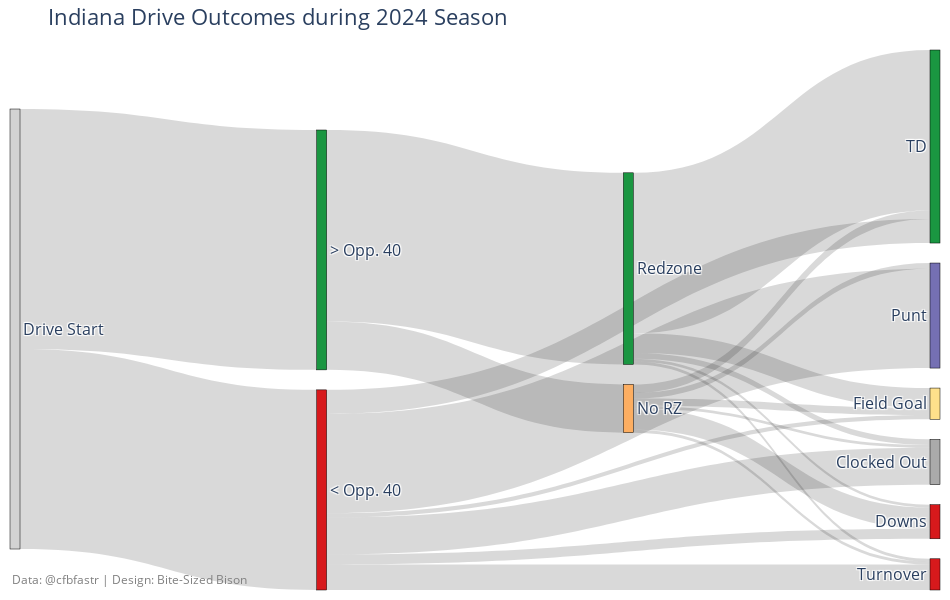

The cell this chart's notebook holds for it:
### Code cell
import plotly.graph_objects as go
from collections import defaultdict

# Stage definitions
stage1 = ['Start']
stage2 = ['Did Not Cross 40', 'Crossed 40']
stage3 = ['Entered Red Zone', 'Did Not Enter Red Zone']
stage4 = sorted(df['drive_result_grouped'].unique())

# Build all nodes and index mapping
nodes = stage1 + stage2 + stage3 + stage4
node_indices = {node: i for i, node in enumerate(nodes)}

# Initialize links
sources, targets, values = [], [], []

# Stage 1 -> Stage 2
df['stage2'] = df['crossed_40']
stage1_to_2 = df['stage2'].value_counts()
for label, count in stage1_to_2.items():
    sources.append(node_indices['Start'])
    targets.append(node_indices[label])
    values.append(count)

# Stage 2 -> Stage 3 (only for Crossed 40)
df['stage3'] = df['red_zone']
df_stage2_3 = df[df['crossed_40'] == 'Crossed 40']
crossed_40_group = df_stage2_3.groupby(['crossed_40', 'stage3']).size().reset_index(name='count')
for _, row in crossed_40_group.iterrows():
    sources.append(node_indices['Crossed 40'])
    targets.append(node_indices[row['stage3']])
    values.append(row['count'])

# Stage 2 -> Stage 4 (Did Not Cross 40 results go straight to outcome)
did_not_cross = df[df['crossed_40'] == 'Did Not Cross 40']
dn_cross_group = did_not_cross.groupby(['crossed_40', 'drive_result_grouped']).size().reset_index(name='count')
for _, row in dn_cross_group.iterrows():
    sources.append(node_indices['Did Not Cross 40'])
    targets.append(node_indices[row['drive_result_grouped']])
    values.append(row['count'])

# Stage 3 -> Stage 4 (for drives that entered or didn’t enter red zone)
crossed_and_grouped = df[df['crossed_40'] == 'Crossed 40'].groupby(['stage3', 'drive_result_grouped']).size().reset_index(name='count')
for _, row in crossed_and_grouped.iterrows():
    sources.append(node_indices[row['stage3']])
    targets.append(node_indices[row['drive_result_grouped']])
    values.append(row['count'])

# Color mapping for drive results (only for drives that crossed 40) -- did not use but kept just in case 
drive_result_colors = {
    'TD': 'rgba(0, 200, 0, 0.5)',          # green
    'FG': 'rgba(255, 215, 0, 0.5)',        # gold
    'PUNT': 'rgba(0, 0, 0, 0.15)',
    'TURNOVER': 'rgba(0, 0, 0, 0.15)',
    'CLOCKED OUT': 'rgba(0, 0, 0, 0.15)',
    'DOWNS': 'rgba(0, 0, 0, 0.15)',
}
default_link_color = 'rgba(0, 0, 0, 0.15)'

link_colors = [default_link_color] * len(sources)

# Node colors
node_colors = (
    ['lightgray'] +  # Start
    ['#d7191c', '#1a9641'] +  # Stage 2
    ['#1a9641', '#fdae61'] +  # Stage 3
    [  # Stage 4
        '#1a9641' if r == 'TD' else
        '#fee08b' if r == 'FG' else
        '#aaaaaa' if r == 'CLOCKED OUT' else
        '#d7191c' if r in ['TURNOVER', 'DOWNS'] else
        '#7570b3' for r in stage4
    ]
)

pretty_names = {
    "Start": "Drive Start",
    "Did Not Cross 40": "< Opp. 40",
    "Crossed 40": "> Opp. 40",
    "Did Not Enter Red Zone": "No RZ",
    "Entered Red Zone": "Redzone",
    "TD": "TD",
    "FG": "Field Goal",
    "PUNT": "Punt",
    "TURNOVER": "Turnover",
    "CLOCKED OUT": "Clocked Out",
    "DOWNS": "Downs"
}

pretty_labels = [pretty_names.get(n, n) for n in nodes]

# Calculate totals for percentages
total_drives = len(df)
crossed_40_total = len(df[df['crossed_40'] == 'Crossed 40'])
redzone_total = len(df[(df['crossed_40'] == 'Crossed 40') & (df['red_zone'] == 'Entered Red Zone')])
crossed_not_redzone_total = crossed_40_total - redzone_total
did_not_cross_total = total_drives - crossed_40_total

# Count drive results from different paths for stage 4 nodes:
# 1) From drives that did NOT cross 40
did_not_cross_counts = df[df['crossed_40'] == 'Did Not Cross 40']['drive_result_grouped'].value_counts()

# 2) From drives that crossed 40 but did NOT enter red zone
crossed_not_redzone_counts = df[
    (df['crossed_40'] == 'Crossed 40') & (df['red_zone'] == 'Did Not Enter Red Zone')
]['drive_result_grouped'].value_counts()

# 3) From drives that crossed 40 AND entered red zone
crossed_and_redzone_counts = df[
    (df['crossed_40'] == 'Crossed 40') & (df['red_zone'] == 'Entered Red Zone')
]['drive_result_grouped'].value_counts()

# Build custom hover text for nodes
custom_node_texts = []
for node in nodes:
    label = pretty_names.get(node, node)
    
    if node == 'Crossed 40':
        pct = crossed_40_total / total_drives * 100 if total_drives else 0
        text = f"{label}<br>% of Total Drives: {pct:.1f}%"
    elif node == 'Did Not Cross 40':
        pct = did_not_cross_total / total_drives * 100 if total_drives else 0
        text = f"{label}<br>% of Total Drives: {pct:.1f}%"
    elif node == 'Entered Red Zone':
        pct = redzone_total / crossed_40_total * 100 if crossed_40_total else 0
        text = f"{label}<br>% of >Opp40 Drives: {pct:.1f}%"
    elif node == 'Did Not Enter Red Zone':
        pct = crossed_not_redzone_total / crossed_40_total * 100 if crossed_40_total else 0
        text = f"{label}<br>% of >Opp40 Drives: {pct:.1f}%"
    elif node in stage4:
        # Get counts from each path for this drive result
        count_did_not_cross = did_not_cross_counts.get(node, 0)
        count_crossed_not_rz = crossed_not_redzone_counts.get(node, 0)
        count_crossed_and_rz = crossed_and_redzone_counts.get(node, 0)

        # Calculate percentages conditional on the path
        pct_did_not_cross = (count_did_not_cross / did_not_cross_total * 100) if did_not_cross_total else 0
        pct_crossed_not_rz = (count_crossed_not_rz / crossed_not_redzone_total * 100) if crossed_not_redzone_total else 0
        pct_crossed_and_rz = (count_crossed_and_rz / redzone_total * 100) if redzone_total else 0

        text = (
            f"{label}<br>"
            f"$ of <Opp. 40 Drives: {pct_did_not_cross:.1f}%<br>"
            f"% of >Opp. 40, No RZ: {pct_crossed_not_rz:.1f}%<br>"
            f"% of >Opp. 40 & RZ: {pct_crossed_and_rz:.1f}%"
        )
    else:
        text = label

    custom_node_texts.append(text)

# Create Sankey figure
fig = go.Figure(go.Sankey(
    arrangement='fixed',
    node=dict(
        pad=20,
        thickness=10,
        line=dict(color='black', width=0.5),
        label=pretty_labels,
        color=node_colors,
        customdata=custom_node_texts,
        hovertemplate='%{customdata}<extra></extra>'
    ),
    link=dict(
        source=sources,
        target=targets,
        value=values,
        color=link_colors
    )
))

fig.update_layout(
    title_text="Indiana Drive Outcomes during 2024 Season",
    font=dict(size=16),
    width=950,
    height=600,
    margin=dict(l=10, r=10, t=50, b=10),
    annotations=[
        dict(
            x=0,
            y=0,
            xref='paper',
            yref='paper',
            text='Data: @cfbfastr | Design: Bite-Sized Bison',
            showarrow=False,
            font=dict(size=12, color="gray"),
            xanchor='left',
            yanchor='bottom'
        )
    ]
)

fig.show()

### Figure 1 — Plotly figure (JSON) as saved in the notebook; plotly's stock layout.template omitted (floating-point values rounded to 4 significant figures)
{"data": [{"arrangement": "fixed", "link": {"color": ["rgba(0, 0, 0, 0.15)", "rgba(0, 0, 0, 0.15)", "rgba(0, 0, 0, 0.15)", "rgba(0, 0, 0, 0.15)", "rgba(0, 0, 0, 0.15)", "rgba(0, 0, 0, 0.15)", "rgba(0, 0, 0, 0.15)", "rgba(0, 0, 0, 0.15)", "rgba(0, 0, 0, 0.15)", "rgba(0, 0, 0, 0.15)", "rgba(0, 0, 0, 0.15)", "rgba(0, 0, 0, 0.15)", "rgba(0, 0, 0, 0.15)", "rgba(0, 0, 0, 0.15)", "rgba(0, 0, 0, 0.15)", "rgba(0, 0, 0, 0.15)", "rgba(0, 0, 0, 0.15)", "rgba(0, 0, 0, 0.15)", "rgba(0, 0, 0, 0.15)", "rgba(0, 0, 0, 0.15)", "rgba(0, 0, 0, 0.15)"], "source": [0, 0, 2, 2, 1, 1, 1, 1, 1, 1, 4, 4, 4, 4, 4, 4, 3, 3, 3, 3, 3], "target": [2, 1, 4, 3, 5, 6, 7, 8, 9, 10, 5, 6, 7, 8, 9, 10, 5, 6, 7, 9, 10], "value": [169, 141, 34, 135, 26, 7, 3, 70, 17, 18, 2, 15, 5, 4, 6, 2, 4, 2, 14, 113, 2]}, "node": {"color": ["lightgray", "#d7191c", "#1a9641", "#1a9641", "#fdae61", "#aaaaaa", "#d7191c", "#fee08b", "#7570b3", "#1a9641", "#d7191c"], "customdata": ["Drive Start", "< Opp. 40<br>% of Total Drives: 45.5%", "> Opp. 40<br>% of Total Drives: 54.5%", "Redzone<br>% of >Opp40 Drives: 79.9%", "No RZ<br>% of >Opp40 Drives: 20.1%", "Clocked Out<br>$ of <Opp. 40 Drives: 18.4%<br>% of >Opp. 40, No RZ: 5.9%<br>% of >Opp. 40 & RZ: 3.0%", "Downs<br>$ of <Opp. 40 Drives: 5.0%<br>% of >Opp. 40, No RZ: 44.1%<br>% of >Opp. 40 & RZ: 1.5%", "Field Goal<br>$ of <Opp. 40 Drives: 2.1%<br>% of >Opp. 40, No RZ: 14.7%<br>% of >Opp. 40 & RZ: 10.4%", "Punt<br>$ of <Opp. 40 Drives: 49.6%<br>% of >Opp. 40, No RZ: 11.8%<br>% of >Opp. 40 & RZ: 0.0%", "TD<br>$ of <Opp. 40 Drives: 12.1%<br>% of >Opp. 40, No RZ: 17.6%<br>% of >Opp. 40 & RZ: 83.7%", "Turnover<br>$ of <Opp. 40 Drives: 12.8%<br>% of >Opp. 40, No RZ: 5.9%<br>% of >Opp. 40 & RZ: 1.5%"], "hovertemplate": "%{customdata}<extra></extra>", "label": ["Drive Start", "< Opp. 40", "> Opp. 40", "Redzone", "No RZ", "Clocked Out", "Downs", "Field Goal", "Punt", "TD", "Turnover"], "line": {"color": "black", "width": 0.5}, "pad": 20, "thickness": 10}, "type": "sankey"}], "layout": {"annotations": [{"font": {"color": "gray", "size": 12}, "showarrow": false, "text": "Data: @cfbfastr | Design: Bite-Sized Bison", "x": 0, "xanchor": "left", "xref": "paper", "y": 0, "yanchor": "bottom", "yref": "paper"}], "font": {"size": 16}, "height": 600, "margin": {"b": 10, "l": 10, "r": 10, "t": 50}, "title": {"text": "Indiana Drive Outcomes during 2024 Season"}, "width": 950}}
